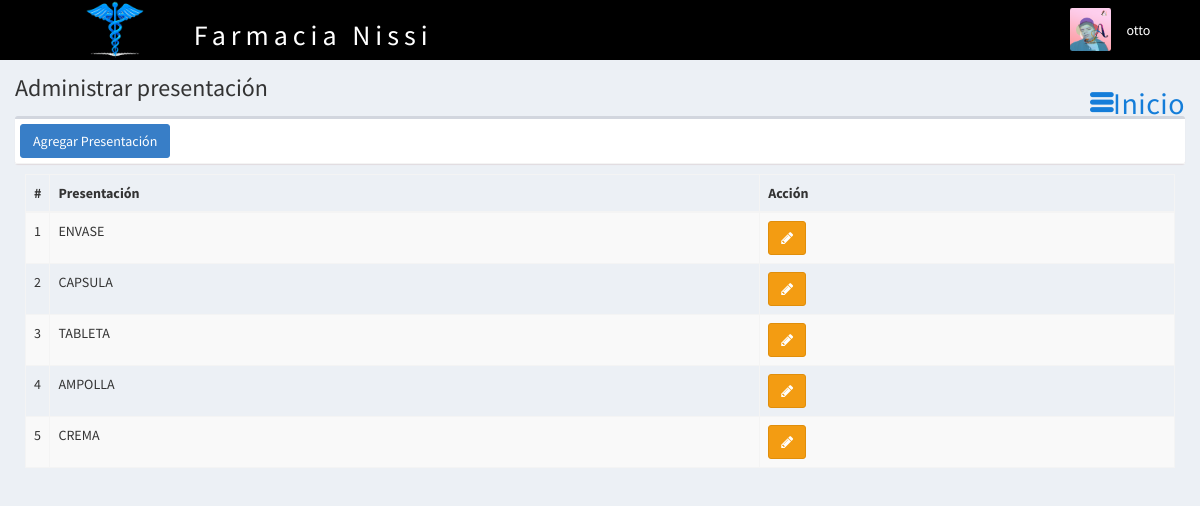
/presentacion (signed in), run on the app's committed database.
### tables this page shows
CREATE TABLE `presentacion` (
  `CODIGO_PRESENTACION` int(11) NOT NULL COMMENT 'Clave primaria de la presentación del producto, identificador único',
  `PRESENTACION` varchar(25) NOT NULL COMMENT 'Nombre de la presentación del producto, ejemplo: tableta',
  `VISIBLE` int(1) NOT NULL DEFAULT 1 COMMENT 'Estado de la presentación del producto, activo = 1, desactivo = 0'
);

### controladores/plantilla.controlador.php (called while the page is built)
<?php
class ControladorPlantilla{
	static public function ctrPlantilla(){
		include "vistas/plantilla.php";
	}
}

### index.php (called while the page is built, shortened)
<?php
require_once "controladores/plantilla.controlador.php";
require_once "controladores/usuarios.controlador.php";
require_once "controladores/presentacion.controlador.php";
require_once "controladores/oferta.controlador.php";
require_once "modelos/presentacion.modelo.php";
$plantilla = new ControladorPlantilla();
$plantilla -> ctrPlantilla();

### controladores/presentacion.controlador.php (called while the page is built, shortened)
<?php
class ControladorPresentacion{
	static public function ctrMostrarPresentacion($item, $valor){
		$tabla = "presentacion";
		$respuesta = ModeloPresentacion::mdlMostrarPresentacion($tabla, $item, $valor);
		return $respuesta;
	}
}

### modelos/conexion.php (called while the page is built)
<?php
class Conexion{
	static public function conectar(){
		$link = new PDO("mysql:host=localhost;dbname=nissi",
			            "root",
			            "");
		$link->exec("set names utf8");
		return $link;
	}
}

### modelos/presentacion.modelo.php (called while the page is built, shortened)
<?php
require_once "conexion.php";
class ModeloPresentacion{
	static public function mdlMostrarPresentacion($tabla, $item, $valor){
		if($item != null){
			$stmt = Conexion::conectar()->prepare("SELECT * FROM $tabla WHERE $item = :$item AND VISIBLE = 1");
			$stmt -> bindParam(":".$item, $valor, PDO::PARAM_STR);
			$stmt -> execute();
			return $stmt -> fetch();
		}else{
			$stmt = Conexion::conectar()->prepare("SELECT * FROM $tabla WHERE VISIBLE = 1");
			$stmt -> execute();
			return $stmt -> fetchAll();
		}
	}
}

### vistas/modulos/presentacion.php (the view, shortened to what this page needs)
<div class="content-wrapper">
 <section class="content-header">
  <h1>Administrar presentación</h1>
  <ol class="breadcrumb">
     <li><a href="inicio"><i class="ion-navicon-round"></i>Inicio</a></li>
  </ol>
 </section>
     <section class="content">
          <div class="box">
               <div class="box-header with-border">
                    <button class="btn btn-primary" data-toggle="modal" data-target="#modalAgregarPresentacion">Agregar Presentación</button>
               </div>
          </div>
          <div class="box-body">
               <table class="table table-bordered table-striped dt-responsive tablas" width="100%">
                    <thead>
                         <tr>
                              <th style="width:10px">#</th>
                              <th>Presentación</th>
                              <th>Acción</th>
                         </tr>
                    </thead>
                    <tbody>
                         <?php
                         $item=null;
                         $valor=null;
                         $presentacion=ControladorPresentacion::ctrMostrarPresentacion($item,$valor);
                         foreach ($presentacion as $key => $value) {
                              echo '
                              <tr>
                                   <td>'.($key+1).'</td>
                                   <td class="text-uppercase">'.$value["PRESENTACION"].'
                                   </td>
                                   <td>
                                        <div class="btn-group">
                                         <button class="btn btn-warning btnEditarPresentacion" idPresentacion="'.$value["CODIGO_PRESENTACION"].'" data-toggle="modal" data-target="#modalEditarPresentacion"><i class="fa fa-pencil"></i></button>';
                              echo '</div>
                               </td>
                              </tr>
                              ';
                         }
                         ?>
                    </tbody>
               </table>
          </div>
     </section>
</div>

### data on the page
presentacion: PRESENTACION "ENVASE"
presentacion: PRESENTACION "CAPSULA"
presentacion: PRESENTACION "TABLETA"
presentacion: PRESENTACION "AMPOLLA"
presentacion: PRESENTACION "CREMA"

### other printed values
$_SESSION["nombre"] "otto"
